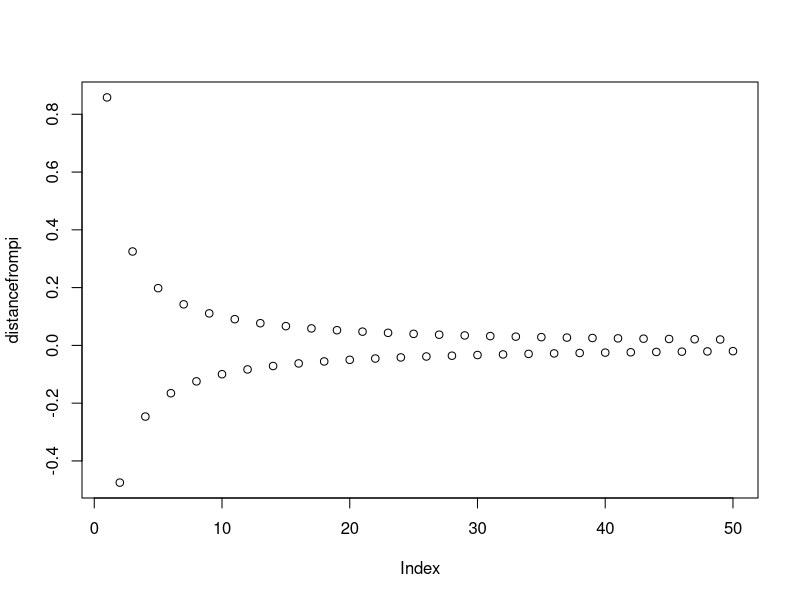
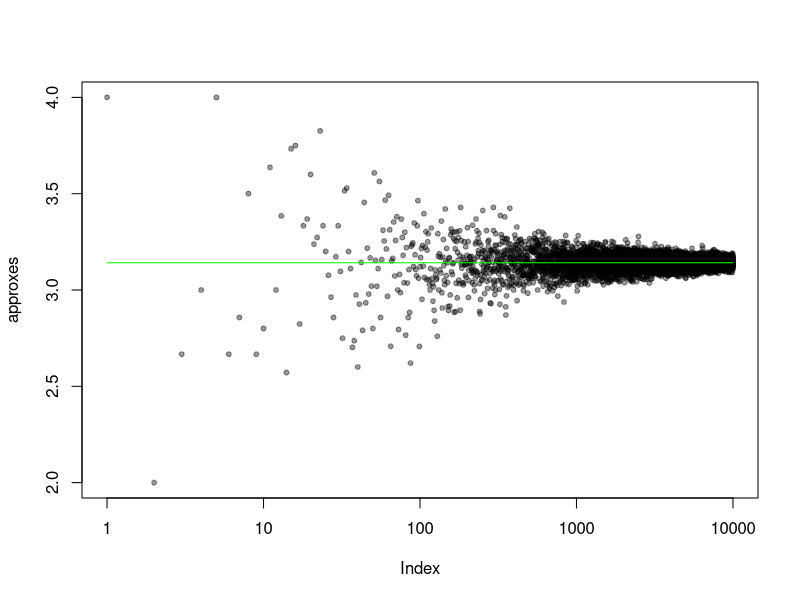

These charts were generated, in order, by the following R code:
## ---- chunk 1
outliers <- function(x) {
    a <- quantile(x)[2]
    b <- quantile(x)[4]
    as.logical(x < a | x > b)

}
outliers(1:10)
## ---- chunk 2
EnglishNumbers <- c("zero", "one", "two", "three", "four")
numToText <- function(num, lang) {
    ans <- lang[num + 1]
    return(ans)
}
numToText(2, EnglishNumbers)
## ---- chunk 3
EnglishNumbers <- c("zero", "one", "two", "three", "four")
TextToNum <- function(word, lang) {
    ans = which(lang == word)
    return(ans - 1)
}
TextToNum("three", EnglishNumbers)
## ---- chunk 4
digitToWord <- function(integer, language) {
    if (language == "English") {
        if (integer == "0") 
            print("zero")
        if (integer == "1") 
            print("one")
        if (integer == "2") 
            print("two")
        if (integer == "3") 
            print("three")
        if (integer == "4") 
            print("four")
        if (integer == "5") 
            print("five")
        if (integer == "6") 
            print("six")
        if (integer == "7") 
            print("seven")
        if (integer == "8") 
            print("eight")
        if (integer == "9") 
            print("nine")
    }
    if (language == "Spanish") {
        if (integer == "0") 
            print("cero")
        if (integer == "1") 
            print("uno")
        if (integer == "2") 
            print("dos")
        if (integer == "3") 
            print("tres")
        if (integer == "4") 
            print("cuatro")
        if (integer == "5") 
            print("cinco")
        if (integer == "6") 
            print("seis")
        if (integer == "7") 
            print("siete")
        if (integer == "8") 
            print("ocho")
        if (integer == "9") 
            print("nueve")
    }
    if (language == "French") {
        if (integer == "0") 
            print("zero")
        if (integer == "1") 
            print("un")
        if (integer == "2") 
            print("deux")
        if (integer == "3") 
            print("trois")
        if (integer == "4") 
            print("quatre")
        if (integer == "5") 
            print("cinq")
        if (integer == "6") 
            print("six")
        if (integer == "7") 
            print("sept")
        if (integer == "8") 
            print("huit")
        if (integer == "9") 
            print("neuf")
    }
}

digitToWord("1", "Spanish")

digitToWord("2", "English")

digitToWord("3", "French")

## ---- chunk 5
lettersMatch <- function(words, pattern) {
    a = grep(pattern, words)
    return(a)
}
lettersMatch(c("apple", "berry", "carrie", "rr"), "rr")
## ---- chunk 6
piseries <- function(k) {
    signs <- -(-1)^c(1:k)
    num <- (seq(1, by = 2, length.out = k) * signs)^(-1)
    sum(4 * num)

}
piseries(101)
## ---- chunk 7
piseries <- function(k) {
    signs <- -(-1)^c(1:k)
    num <- (seq(1, by = 2, length.out = k) * signs)^(-1)
    sum(4 * num)

}
howClosetoPi <- function(n) {
    ests <- c()
    for (k in 1:n) {
        ests <- c(ests, piseries(k))
    }
    distancefrompi <- ests - pi
    plot(distancefrompi)
}
howClosetoPi(50)

## ---- chunk 8
randApproxtoPi <- function(n) {
    x <- runif(n)
    y <- runif(n)
    sd <- x^2 + y^2
    4 * (length(sd[sd < 1])/length(sd))
}
randApproxtoPi(1000)
## ---- chunk 9
approxes <- sapply(1:10000, randApproxtoPi)
plot(approxes, pch = 20, col = rgb(0, 0, 0, 0.4), log = "x")
lines(c(1, 10000), c(pi, pi), col = "green") 
